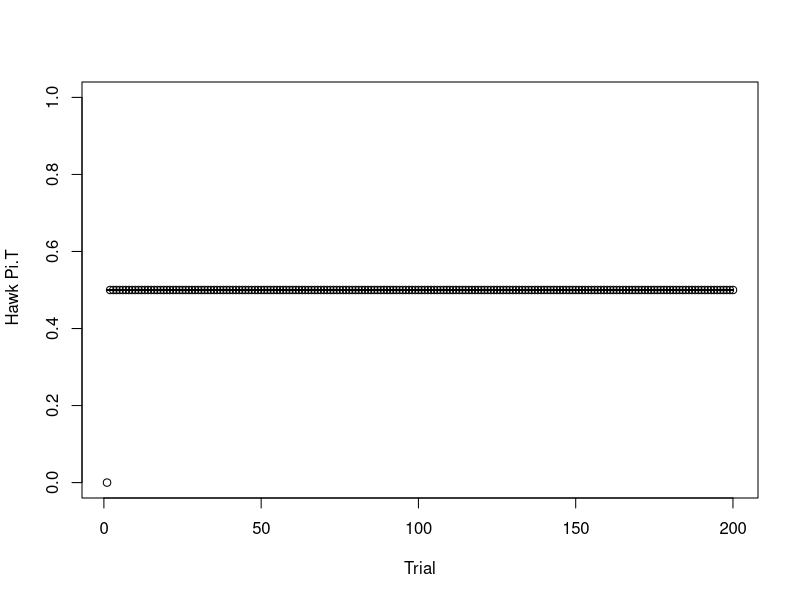

The R script that drew this image:
# ESS Learned by Individuals

# General Assumptions
# 1. The population consists of individuals that adopt Hawk or Dove with a probability contingent on previous experience.
# 2. The payoff matrix has absolute values are not constrained by formula. The Dove interacting with Hawk may have some positive payoff. Dove interacting with Dove receives an intermediate value between D-H and H-D (rather than V/2).
# 3. Fitness equals payoff.

# Payoff Matrix
#                       Opponent
# Self       Hawk        Dove 
# Hawk       0           18
# Dove       12          15


rm(list=ls())
set.seed(100)


morph = function(p1.t, n.pop) {
    # Code:
    H=1; D=2
    m <- rep(D, n.pop)
    flag <- runif(n.pop, min=0, max=1)
    m[p1.t > flag] <- H  # set random elements to Hawk
    return(m)
}

fitness.func = function(morph, payoff.matrix, n.pop) {
    opponent <- sample(morph)
    # iterate over payoffs
    fit <- rep(0, n.pop)
    for(i.receiver in 1:2) {
        for(i.opponent in 1:2) {
            fit[morph==i.receiver & opponent==i.opponent] <- payoff.matrix[i.receiver, i.opponent]
        }
    }    
    return(fit)
}    

#### MAIN PROGRAM ####
N.Pop = 30
Max.Trial = 200
R = 14.4  # Residual
M = 0.99  # Memory coefficient

Output = matrix(0.0, Max.Trial, N.Pop + 1)
Pi.T = matrix(0.5, N.Pop, 1)  # vector of learned probabiliites
Mean.Pi.T = matrix(0.0, Max.Trial, 1)  

# payoff matrix
# Dim 1=Trial num, Dim 2= Behavior, Dim 3=Individual
Payoff = array(0.0, c(Max.Trial, 2, N.Pop))
Payoff.Mat = matrix(c(0, 12, 18, 15), 2, 2)

# execute first trial
Output[1,1] = 1  
Output[1,2:(N.Pop + 1)] = Pi.T
Morph = morph(Pi.T, N.Pop)
Fitness = fitness.func(Morph, Payoff.Mat, N.Pop)

# run the trials
for(trial in 2:Max.Trial) {
    Morph = morph(Pi.T, N.Pop)
    Fitness = fitness.func(Morph, Payoff.Mat, N.Pop)
    MaxT = trial - 1
    for(i in 1:N.Pop) {
        Hawk = 0; Dove = 0
        for(time in 1:MaxT) {
            Hawk = Hawk + M^(trial - time - 1) * Payoff[time, 1, i]
            Dove = Dove + M^(trial - time - 1) * Payoff[time, 2, i]
        }
        Pi.T[i] = (R + Hawk) / (2*R + Hawk + Dove)
    }  # done with all individuals
    
    # store data
    Output[trial,1] = trial 
    Output[trial,2:(N.Pop+1)] = Pi.T  # probabilities for individuals
    Mean.Pi.T[trial] = mean(Pi.T)
}    

par(mfrow=c(1,1))
# plot first individual
plot(Output[,1], Output[,2], type='l', xlab='Trial', ylab=' Hawk Pi.T', ylim=c(0.0, 1.0))
for(i in 3:(N.Pop+1)) {
    lines(Output[,1], Output[,i], type='l') 
}
# plot mean
points(Output[,1], Mean.Pi.T)
